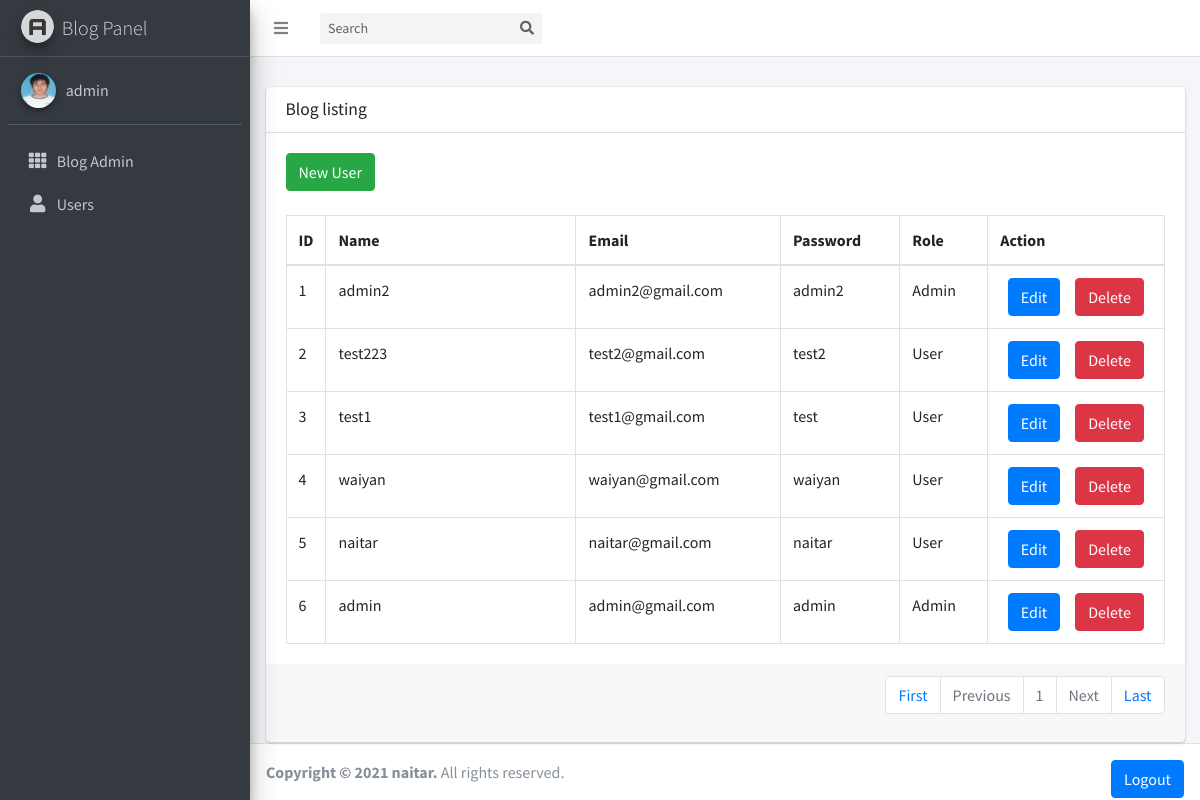
Page /admin/userlist.php (signed in) on the committed database.
### tables this page shows
CREATE TABLE `users` (
  `id` int(11) NOT NULL,
  `name` varchar(100) NOT NULL,
  `email` varchar(100) NOT NULL,
  `password` varchar(200) NOT NULL,
  `created_at` timestamp NOT NULL DEFAULT current_timestamp(),
  `role` tinyint(4) NOT NULL
);

### admin/userlist.php (the view, shortened to what this page needs)
<?php
require '../Config/config.php';
include('header.php');
if (!empty($_GET['pageno'])) {
  $pageno = $_GET['pageno'];
} else {
  $pageno = 1;
}
$numOfrecs  =10;
$offset = ($pageno - 1) * $numOfrecs;
if (empty($_POST['search'])) {
  $stmt = $pdo->prepare("SELECT * FROM users ORDER BY id DESC");
  $stmt->execute();
  $rawResult = $stmt->fetchAll();
  $total_pages = ceil(count($rawResult) / $numOfrecs);
  $stmt = $pdo->prepare("SELECT * FROM users ORDER BY id DESC LIMIT $offset,$numOfrecs ");
  $stmt->execute();
  $result = $stmt->fetchAll();
}
?>
<div class="content">
  <div class="container-fluid">
    <div class="card">
      <div class="card-header">
        <h3 class="card-title">Blog listing</h3>
      </div>
      <div class="card-body">
        <a href="user_add.php" class="btn btn-success">New User</a><br /><br />
        <table class="table table-bordered">
          <thead>
            <tr>
              <th style="width: 10px">ID</th>
              <th style="width: 250px">Name</th>
              <th>Email</th>
              <th>Password</th>
              <th>Role</th>
              <th style="width: 150px">Action</th>
            </tr>
          </thead>
          <tbody>
            <?php
            if ($result) {
              $i = 1;
              foreach ($result as $value) {
            ?>
                <tr>
                  <td><?php echo $i; ?></td>
                  <td><?php echo $value['name']; ?></td>
                  <td><?php echo $value['email']; ?></td>
                  <td><?php echo $value['password']; ?></td>
                  <td><?php if($value['role'] == 1 ){ echo "Admin";} else {echo "User"; } ?></td>
                  <td>
                    <div class="btn-group">
                      <div class="container"> <a href="user_edit.php?id=<?php echo $value['id'];  ?>" class="btn btn-primary">Edit</a> </div>
                      <div class="container"> <a href="user_delete.php?id=<?php echo $value['id'];  ?>"
                      onclick="return confirm('Are you sure you want to delete this item')"
                      class="btn btn-danger">Delete</a></div>
                    </div>
                  </td>
                </tr>
            <?php
                $i++;
              }
            }
            ?>
          </tbody>
        </table>
      </div>
      <div class="card-footer clearfix">
        <ul class="pagination" style="float:right;">
          <li class="page-item">
            <a class="page-link" href="?pageno=1">First</a>
          </li>
          <li class="page-item  <?php if ($pageno <= 1) {
                                  echo 'disabled';
                                } ?>">
            <a class="page-link" href="<?php if ($pageno <= 1) {
                                          echo '#';
                                        } else {
                                          echo "?pageno=" . ($pageno - 1);
                                        } ?>">Previous</a>
          </li>
          <li class="page-item disabled">
            <a class="page-link" href="#"><?php echo $pageno; ?> </a>
          </li>
          <li class="page-item <?php if ($pageno >= $total_pages) {
                                  echo 'disabled';
                                } ?> ">
            <a class="page-link" href="<?php if ($pageno >= $total_pages) {
                                          echo '#';
                                        } else {
                                          echo "?pageno=" . ($pageno + 1);
                                        } ?>">Next</a>
          </li>
          <li class="page-item">
            <a class="page-link" href="?pageno=<?php echo $total_pages ?>">Last</a>
          </li>
        </ul>
      </div>
    </div>
  </div>
</div>
</div>

### rows in the picture
users: name "admin2", email "admin2@gmail.com", password "admin2", role "Admin"
users: name "test223", email "test2@gmail.com", password "test2", role "User"
users: name "test1", email "test1@gmail.com", password "test", role "User"
users: name "waiyan", email "waiyan@gmail.com", password "waiyan", role "User"
users: name "naitar", email "naitar@gmail.com", password "naitar", role "User"
users: name "admin", email "admin@gmail.com", password "admin", role "Admin"

### other values in the picture
$_SESSION['name'] "admin"
$pageno "1"
